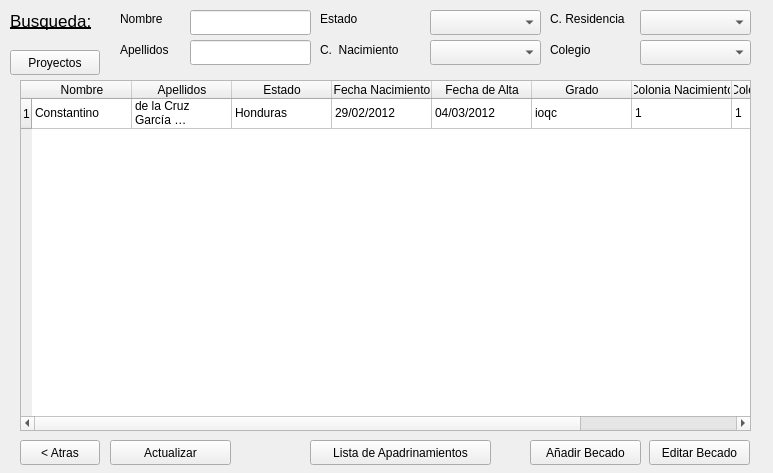
<?xml version="1.0" encoding="UTF-8"?>
<ui version="4.0">
 <class>MainWindow</class>
 <widget class="QMainWindow" name="MainWindow">
  <property name="enabled">
   <bool>true</bool>
  </property>
  <property name="geometry">
   <rect>
    <x>0</x>
    <y>0</y>
    <width>773</width>
    <height>473</height>
   </rect>
  </property>
  <property name="windowTitle">
   <string>Gestor ACOES: Gestor de apadrinamientos</string>
  </property>
  <property name="dockOptions">
   <set>QMainWindow::AllowTabbedDocks|QMainWindow::AnimatedDocks</set>
  </property>
  <widget class="QWidget" name="centralwidget">
   <widget class="QTableWidget" name="tBecados">
    <property name="geometry">
     <rect>
      <x>20</x>
      <y>80</y>
      <width>731</width>
      <height>351</height>
     </rect>
    </property>
    <row>
     <property name="text">
      <string>1</string>
     </property>
    </row>
    <column>
     <property name="text">
      <string>Nombre</string>
     </property>
    </column>
    <column>
     <property name="text">
      <string>Apellidos</string>
     </property>
    </column>
    <column>
     <property name="text">
      <string>Estado</string>
     </property>
    </column>
    <column>
     <property name="text">
      <string>Fecha Nacimiento</string>
     </property>
    </column>
    <column>
     <property name="text">
      <string>Fecha de Alta</string>
     </property>
    </column>
    <column>
     <property name="text">
      <string>Grado</string>
     </property>
    </column>
    <column>
     <property name="text">
      <string>Colonia Nacimiento</string>
     </property>
    </column>
    <column>
     <property name="text">
      <string>Colonia Residencia</string>
     </property>
    </column>
    <column>
     <property name="text">
      <string>Colegio</string>
     </property>
    </column>
    <item row="0" column="0">
     <property name="text">
      <string>Constantino</string>
     </property>
    </item>
    <item row="0" column="1">
     <property name="text">
      <string>de la Cruz García Dominguez</string>
     </property>
    </item>
    <item row="0" column="2">
     <property name="text">
      <string>Honduras</string>
     </property>
    </item>
    <item row="0" column="3">
     <property name="text">
      <string>29/02/2012</string>
     </property>
    </item>
    <item row="0" column="4">
     <property name="text">
      <string>04/03/2012</string>
     </property>
    </item>
    <item row="0" column="5">
     <property name="text">
      <string>ioqc</string>
     </property>
    </item>
    <item row="0" column="6">
     <property name="text">
      <string>1</string>
     </property>
    </item>
    <item row="0" column="7">
     <property name="text">
      <string>1</string>
     </property>
    </item>
    <item row="0" column="8">
     <property name="text">
      <string>1</string>
     </property>
    </item>
   </widget>
   <widget class="QPushButton" name="bAtras">
    <property name="geometry">
     <rect>
      <x>20</x>
      <y>440</y>
      <width>80</width>
      <height>25</height>
     </rect>
    </property>
    <property name="text">
     <string>&lt; Atras</string>
    </property>
   </widget>
   <widget class="QLabel" name="lBusqueda">
    <property name="geometry">
     <rect>
      <x>10</x>
      <y>10</y>
      <width>91</width>
      <height>21</height>
     </rect>
    </property>
    <property name="font">
     <font>
      <pointsize>13</pointsize>
      <weight>50</weight>
      <bold>false</bold>
      <underline>true</underline>
     </font>
    </property>
    <property name="text">
     <string>Busqueda:</string>
    </property>
   </widget>
   <widget class="QPushButton" name="bActualizar">
    <property name="geometry">
     <rect>
      <x>110</x>
      <y>440</y>
      <width>121</width>
      <height>25</height>
     </rect>
    </property>
    <property name="text">
     <string>Actualizar</string>
    </property>
   </widget>
   <widget class="QPushButton" name="bAnadirBecado">
    <property name="geometry">
     <rect>
      <x>530</x>
      <y>440</y>
      <width>111</width>
      <height>25</height>
     </rect>
    </property>
    <property name="text">
     <string>Añadir Becado</string>
    </property>
   </widget>
   <widget class="QPushButton" name="bEditarBecado">
    <property name="geometry">
     <rect>
      <x>649</x>
      <y>440</y>
      <width>101</width>
      <height>25</height>
     </rect>
    </property>
    <property name="text">
     <string>Editar Becado</string>
    </property>
   </widget>
   <widget class="QPushButton" name="bProyectos">
    <property name="geometry">
     <rect>
      <x>10</x>
      <y>50</y>
      <width>90</width>
      <height>25</height>
     </rect>
    </property>
    <property name="text">
     <string>Proyectos</string>
    </property>
   </widget>
   <widget class="QLabel" name="lNombre">
    <property name="geometry">
     <rect>
      <x>120</x>
      <y>10</y>
      <width>64</width>
      <height>17</height>
     </rect>
    </property>
    <property name="text">
     <string>Nombre</string>
    </property>
   </widget>
   <widget class="QLabel" name="lApellidos">
    <property name="geometry">
     <rect>
      <x>120</x>
      <y>40</y>
      <width>61</width>
      <height>19</height>
     </rect>
    </property>
    <property name="text">
     <string>Apellidos</string>
    </property>
   </widget>
   <widget class="QLineEdit" name="eNombre">
    <property name="geometry">
     <rect>
      <x>190</x>
      <y>10</y>
      <width>121</width>
      <height>25</height>
     </rect>
    </property>
   </widget>
   <widget class="QLineEdit" name="eApellidos">
    <property name="geometry">
     <rect>
      <x>190</x>
      <y>40</y>
      <width>121</width>
      <height>25</height>
     </rect>
    </property>
   </widget>
   <widget class="QLabel" name="lEstado">
    <property name="geometry">
     <rect>
      <x>320</x>
      <y>10</y>
      <width>64</width>
      <height>17</height>
     </rect>
    </property>
    <property name="text">
     <string>Estado</string>
    </property>
   </widget>
   <widget class="QLabel" name="lCNacimiento">
    <property name="geometry">
     <rect>
      <x>320</x>
      <y>40</y>
      <width>101</width>
      <height>19</height>
     </rect>
    </property>
    <property name="text">
     <string>C.  Nacimiento</string>
    </property>
   </widget>
   <widget class="QComboBox" name="cEstado">
    <property name="geometry">
     <rect>
      <x>430</x>
      <y>10</y>
      <width>111</width>
      <height>25</height>
     </rect>
    </property>
   </widget>
   <widget class="QComboBox" name="cCNacimiento">
    <property name="geometry">
     <rect>
      <x>430</x>
      <y>40</y>
      <width>111</width>
      <height>25</height>
     </rect>
    </property>
   </widget>
   <widget class="QLabel" name="lColegio">
    <property name="geometry">
     <rect>
      <x>550</x>
      <y>40</y>
      <width>81</width>
      <height>19</height>
     </rect>
    </property>
    <property name="text">
     <string>Colegio</string>
    </property>
   </widget>
   <widget class="QComboBox" name="cCResidencia">
    <property name="geometry">
     <rect>
      <x>640</x>
      <y>10</y>
      <width>111</width>
      <height>25</height>
     </rect>
    </property>
   </widget>
   <widget class="QComboBox" name="cColegio">
    <property name="geometry">
     <rect>
      <x>640</x>
      <y>40</y>
      <width>111</width>
      <height>25</height>
     </rect>
    </property>
   </widget>
   <widget class="QLabel" name="lCResidencia">
    <property name="geometry">
     <rect>
      <x>550</x>
      <y>10</y>
      <width>91</width>
      <height>17</height>
     </rect>
    </property>
    <property name="text">
     <string>C. Residencia</string>
    </property>
   </widget>
   <widget class="QPushButton" name="bApadrinamientos">
    <property name="geometry">
     <rect>
      <x>310</x>
      <y>440</y>
      <width>181</width>
      <height>25</height>
     </rect>
    </property>
    <property name="text">
     <string>Lista de Apadrinamientos</string>
    </property>
   </widget>
  </widget>
 </widget>
 <resources/>
 <connections/>
</ui>
